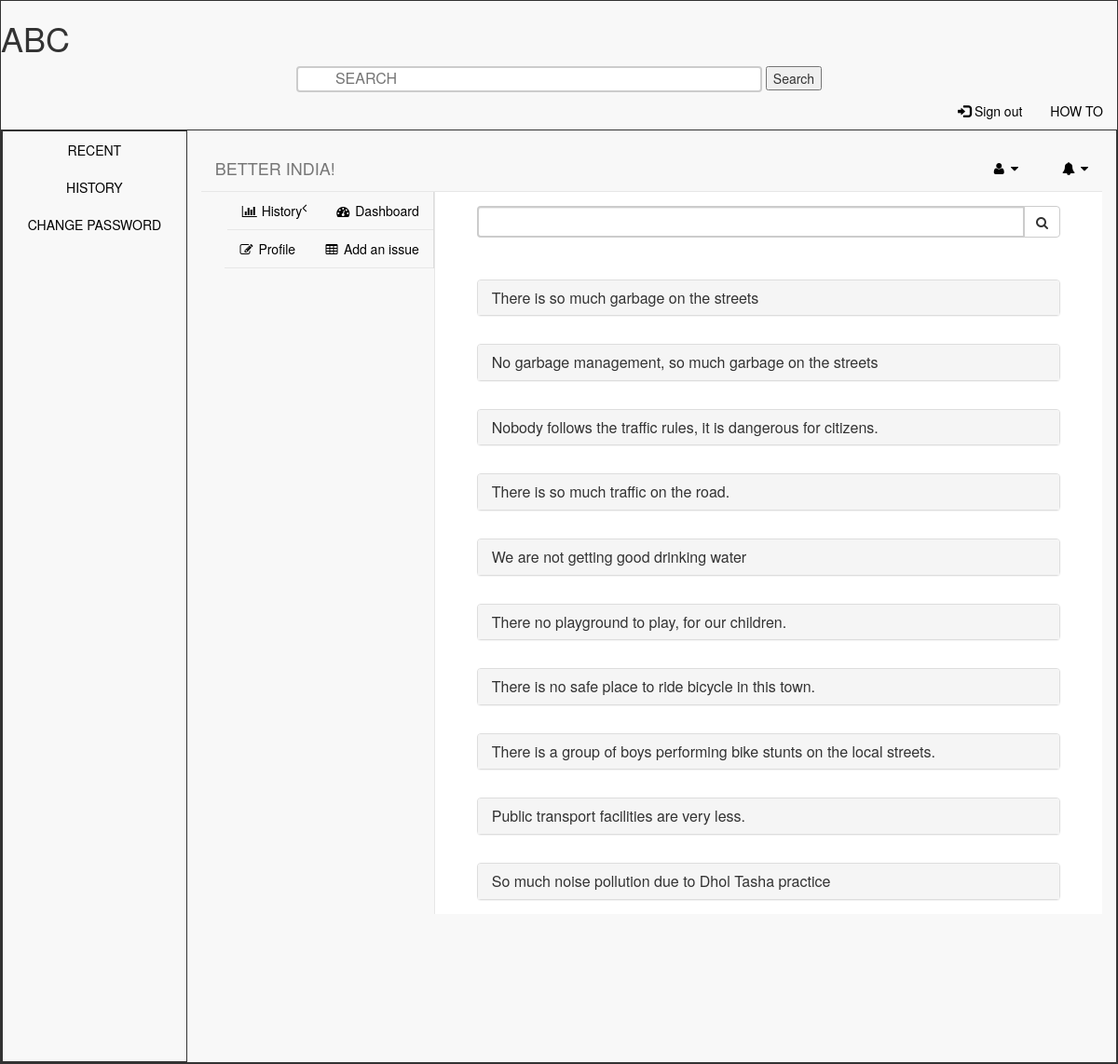
/accordion.php, run on the app's committed database.
### tables this page shows
CREATE TABLE `issue` (
  `issue_id` int(11) NOT NULL,
  `user_id` int(11) NOT NULL,
  `added_on` timestamp NULL DEFAULT NULL,
  `district_id` int(11) NOT NULL,
  `region_id` int(11) NOT NULL,
  `locality` varchar(20) NOT NULL,
  `pincode` varchar(6) NOT NULL,
  `title` varchar(100) NOT NULL,
  `description` varchar(1500) NOT NULL,
  `upvote_count` int(11) NOT NULL,
  `bogus_count` int(11) NOT NULL,
  `duplicate_count` int(11) NOT NULL,
  `solution_count` int(11) NOT NULL,
  `approved_solution` tinyint(1) NOT NULL DEFAULT '0'
);

### Better India/issue.php (the view, shortened to what this page needs)
<!Doctype html>
<html>
<head>
</head>
<body>
<div class="search" style="border:15px;padding:15px">
	  <div class="form-group input-group" style="border:15px">
			<input type="text" class="form-control">
			<span class="input-group-btn">
				<button class="btn btn-default" type="button"><i class="fa fa-search"></i>
				</button>
			</span>
		</div>
</div>
<?php
$con=mysqli_connect("localhost","root","");
$sql="Select * from issue where 1";
$result=mysqli_query($con,$sql);
while($row=mysqli_fetch_assoc($result))
{
?>
<div class="panel-body">
                            <div class="panel-group" id="accordion" style="margin:0px">
                                <div class="panel panel-default">
                                    <div class="panel-heading">
                                        <h4 class="panel-title">
                                            <a data-toggle="collapse" data-parent="#accordion" href="#collapse<?php echo $row['issue_id'];  ?>"><?php echo $row['title'] ?></a>
                                        </h4>
                                    </div>
                                </div>
							</div>
						</div>
						<?php
						}
						?>
</body>
</html>

### accordion.php (shortened to what this page needs)
<!doctype html>
<html>
<head>
</head>
<body>
<header>
<div class="full">
<div class="logo">
<h1>ABC</h1>
</div>
<form  class="search" style=" text-align:center" onchange="showHint(this.value)"  action="getuser.php" method="post">
<input type="text" placeholder="SEARCH" style="width: 500px; height: 15px"  id="search">
<input type="submit" value="Search" >
<br>
</form >
<nav class="middlebar" >
 <ul class="nav">
      <li><a href="#"> HOW TO</a></li>
      <li><a href="logout.php"><span class="glyphicon glyphicon-log-in"></span> Sign out</a></li>
    </ul>
</nav>
<header>
<div class="body">
<div class="sidenav">
<nav>
<ul>
<li><a href="add.php" data-target="add">RECENT</a></li>
<li><a  href="">HISTORY</a></li>
<li><a  href="">CHANGE PASSWORD</a></li>
</ul>
</nav>
</div>
 <div id="content">
  <?php include('inst_dashboard.php');
   ?>
</div>
</div>
</div>
</body>
</html>

### Better India/inst_dashboard.php (shortened to what this page needs)
<!DOCTYPE html>
<html lang="en">
<head>
    <link href="vendor/bootstrap/css/bootstrap.min.css" rel="stylesheet">
    <link href="vendor/metisMenu/metisMenu.min.css" rel="stylesheet">
    <link href="dist/css/sb-admin-2.css" rel="stylesheet">
    <link href="vendor/morrisjs/morris.css" rel="stylesheet">
    <link href="vendor/font-awesome/css/font-awesome.min.css" rel="stylesheet" type="text/css">
</head>
<body>
    <div id="wrapper">
        <nav class="navbar navbar-default navbar-static-top" role="navigation" style="margin-bottom: 0">
            <div class="navbar-header">
                <a class="navbar-brand" href="index.html">BETTER INDIA!</a>
            </div>
            <ul class="nav navbar-top-links navbar-right">
                <li class="dropdown">
                    <a class="dropdown-toggle" data-toggle="dropdown" href="#">
                        <i class="fa fa-bell fa-fw"></i> <i class="fa fa-caret-down"></i>
                    </a>
                <li class="dropdown">
                    <a class="dropdown-toggle" data-toggle="dropdown" href="#">
                        <i class="fa fa-user fa-fw"></i> <i class="fa fa-caret-down"></i>
                    </a>
                </li>
            </ul>
            <div class="navbar-default sidebar" role="navigation">
                <div class="sidebar-nav navbar-collapse">
                    <ul class="nav" id="side-menu">
                        <li>
                            <a href="inst_dispaly.php"><i class="fa fa-dashboard fa-fw"></i> Dashboard</a>
                        </li>
                        <li>
                            <a href="#"><i class="fa fa-bar-chart-o fa-fw"></i> History<span class="fa arrow"></span></a>
                        </li>
                        <li>
                            <a href="tables.html"><i class="fa fa-table fa-fw"></i> Add an issue</a>
                        </li>
                        <li>
                            <a href="forms.html"><i class="fa fa-edit fa-fw"></i> Profile</a>
                        </li>
                    </ul>
                </div>
            </div>
        </nav>
        <div id="page-wrapper"  >
	<?php
	include  "issue.php";
	?>
        </div>
    </div>
</body>
</html>

### accordion.php (style rules this page uses)
body { margin:0px; border:0px; background-color:white; //background-image:url(https://indiastack.org/wp-content/themes/indiastack/video/videobg.jpg); opacity:5px; }
header { border:1px solid; }
ul { list-style-type: none; margin: 0; padding: 0; overflow: hidden; background-color: ; }
.nav li { float: right; }
li a { display: block; color: black; text-align: center; padding: 14px 16px; text-decoration: none; padding:10px; }
.sidenav { border:1px solid; width:20%; height:1000px; }
li { //float:right; }
.body { height:1000px; display:flex; }
input[type=text] { width: 130px; box-sizing: border-box; border: 2px solid #ccc; border-radius: 4px; font-size: 16px; background-color: white; background-image: url('searchicon.png'); background-position: 10px 10px; background-repeat: no-repeat; padding: 12px 20px 12px 40px; -webkit-transition: width 0.4s ease-in-out; // transition: width 0.4s ease-in-out; }
#content { width:100%; padding: 15px; }

### data on the page
issue: title "There is so much garbage on the streets"
issue: title "No garbage management, so much garbage on the streets"
issue: title "Nobody follows the traffic rules, it is dangerous for citizens."
issue: title "There is so much traffic on the road."
issue: title "We are not getting good drinking water"
issue: title "There no playground to play, for our children."
issue: title "There is no safe place to ride bicycle in this town."
issue: title "There is a group of boys performing bike stunts on the local streets."
issue: title "Public transport facilities are very less."
issue: title "So much noise pollution due to Dhol Tasha practice"
